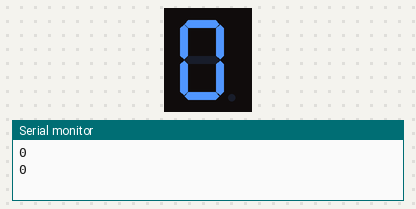
The sketch below on a simulated Arduino Uno, built with avr-gcc and run on an emulated ATmega328P. Parts: 1-digit seven-segment display, the last lines printed to the serial monitor. Wiring (inferred from the names in the program): 1-digit 7-segment display, segments lit when HIGH: segments pin 2, pin 3, pin 4, pin 5, pin 6, pin 7, pin 8. The segment pins are drawn as the display they are named for.

Above: at 0.1 s.
At 1.1 s:
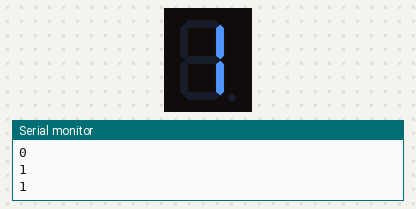
At 2.1 s:
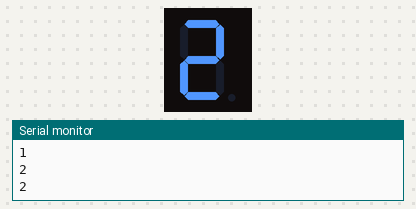
At 4.1 s:
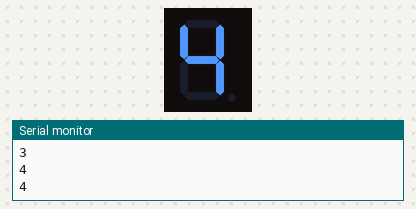
At 6.1 s:
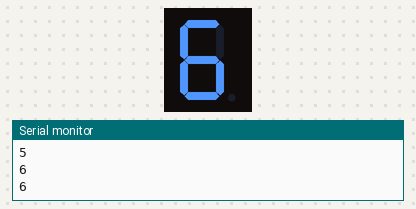
At 9.1 s:
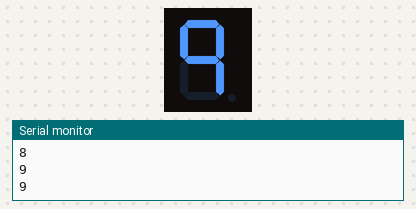

The sketch:

prg_n2.ino
```cpp
  int a = 2;
  int b = 3;
  int c = 4;
  int d = 5;
  int e = 6;
  int f = 7;
  int g = 8;
  int x = 0;

void setup() {
  // put your setup code here, to run once:
pinMode(a,OUTPUT);
pinMode(b,OUTPUT);
pinMode(c,OUTPUT);
pinMode(d,OUTPUT);
pinMode(e,OUTPUT);
pinMode(f,OUTPUT);
pinMode(g,OUTPUT);
Serial.begin(9600);

}


void loop() {
  // put your main code here, to run repeatedly:
  x=0;
while (x<10)
{
Serial.println(x);
if (x==0) {
digitalWrite(a,HIGH);
digitalWrite(b,HIGH);
digitalWrite(c,HIGH);
digitalWrite(d,HIGH);
digitalWrite(e,HIGH);
digitalWrite(f,HIGH);
digitalWrite(g,LOW);

}
if (x==1) {
digitalWrite(a,LOW);
digitalWrite(b,HIGH);
digitalWrite(c,HIGH);
digitalWrite(d,LOW);
digitalWrite(e,LOW);
digitalWrite(f,LOW);
digitalWrite(g,LOW);

}
if (x==2) {
digitalWrite(a,HIGH);
digitalWrite(b,HIGH);
digitalWrite(c,LOW);
digitalWrite(d,HIGH);
digitalWrite(e,HIGH);
digitalWrite(f,LOW);
digitalWrite(g,HIGH);

}
if (x==3) {
digitalWrite(a,HIGH);
digitalWrite(b,HIGH);
digitalWrite(c,HIGH);
digitalWrite(d,HIGH);
digitalWrite(e,LOW);
digitalWrite(f,LOW);
digitalWrite(g,HIGH);

}
if (x==4) {
digitalWrite(a,LOW);
digitalWrite(b,HIGH);
digitalWrite(c,HIGH);
digitalWrite(d,LOW);
digitalWrite(e,LOW);
digitalWrite(f,HIGH);
digitalWrite(g,HIGH);

}
if (x==5) {
digitalWrite(a,HIGH);
digitalWrite(b,LOW);
digitalWrite(c,HIGH);
digitalWrite(d,HIGH);
digitalWrite(e,LOW);
digitalWrite(f,HIGH);
digitalWrite(g,HIGH);

}
if (x==6){
digitalWrite(a,HIGH);
digitalWrite(b,LOW);
digitalWrite(c,HIGH);
digitalWrite(d,HIGH);
digitalWrite(e,HIGH);
digitalWrite(f,HIGH);
digitalWrite(g,HIGH);

}
if (x==7) {
digitalWrite(a,HIGH);
digitalWrite(b,HIGH);
digitalWrite(c,HIGH);
digitalWrite(d,LOW);
digitalWrite(e,LOW);
digitalWrite(f,LOW);
digitalWrite(g,LOW);

}
if (x==8) {
digitalWrite(a,HIGH);
digitalWrite(b,HIGH);
digitalWrite(c,HIGH);
digitalWrite(d,HIGH);
digitalWrite(e,HIGH);
digitalWrite(f,HIGH);
digitalWrite(g,HIGH);

}
if (x==9)
{
digitalWrite(a,HIGH);
digitalWrite(b,HIGH);
digitalWrite(c,HIGH);
digitalWrite(d,LOW);
digitalWrite(e,LOW);
digitalWrite(f,HIGH);
digitalWrite(g,HIGH);

}
Serial.println(x);
x=x+1;
delay(1000);
}
}
```

Measured:
- by itself, everything shown: repeats every 10.0 s, in 10 steps
- what the display in image 1 shows lasts 1.0 s, from 1.0 s to 2.0 s
